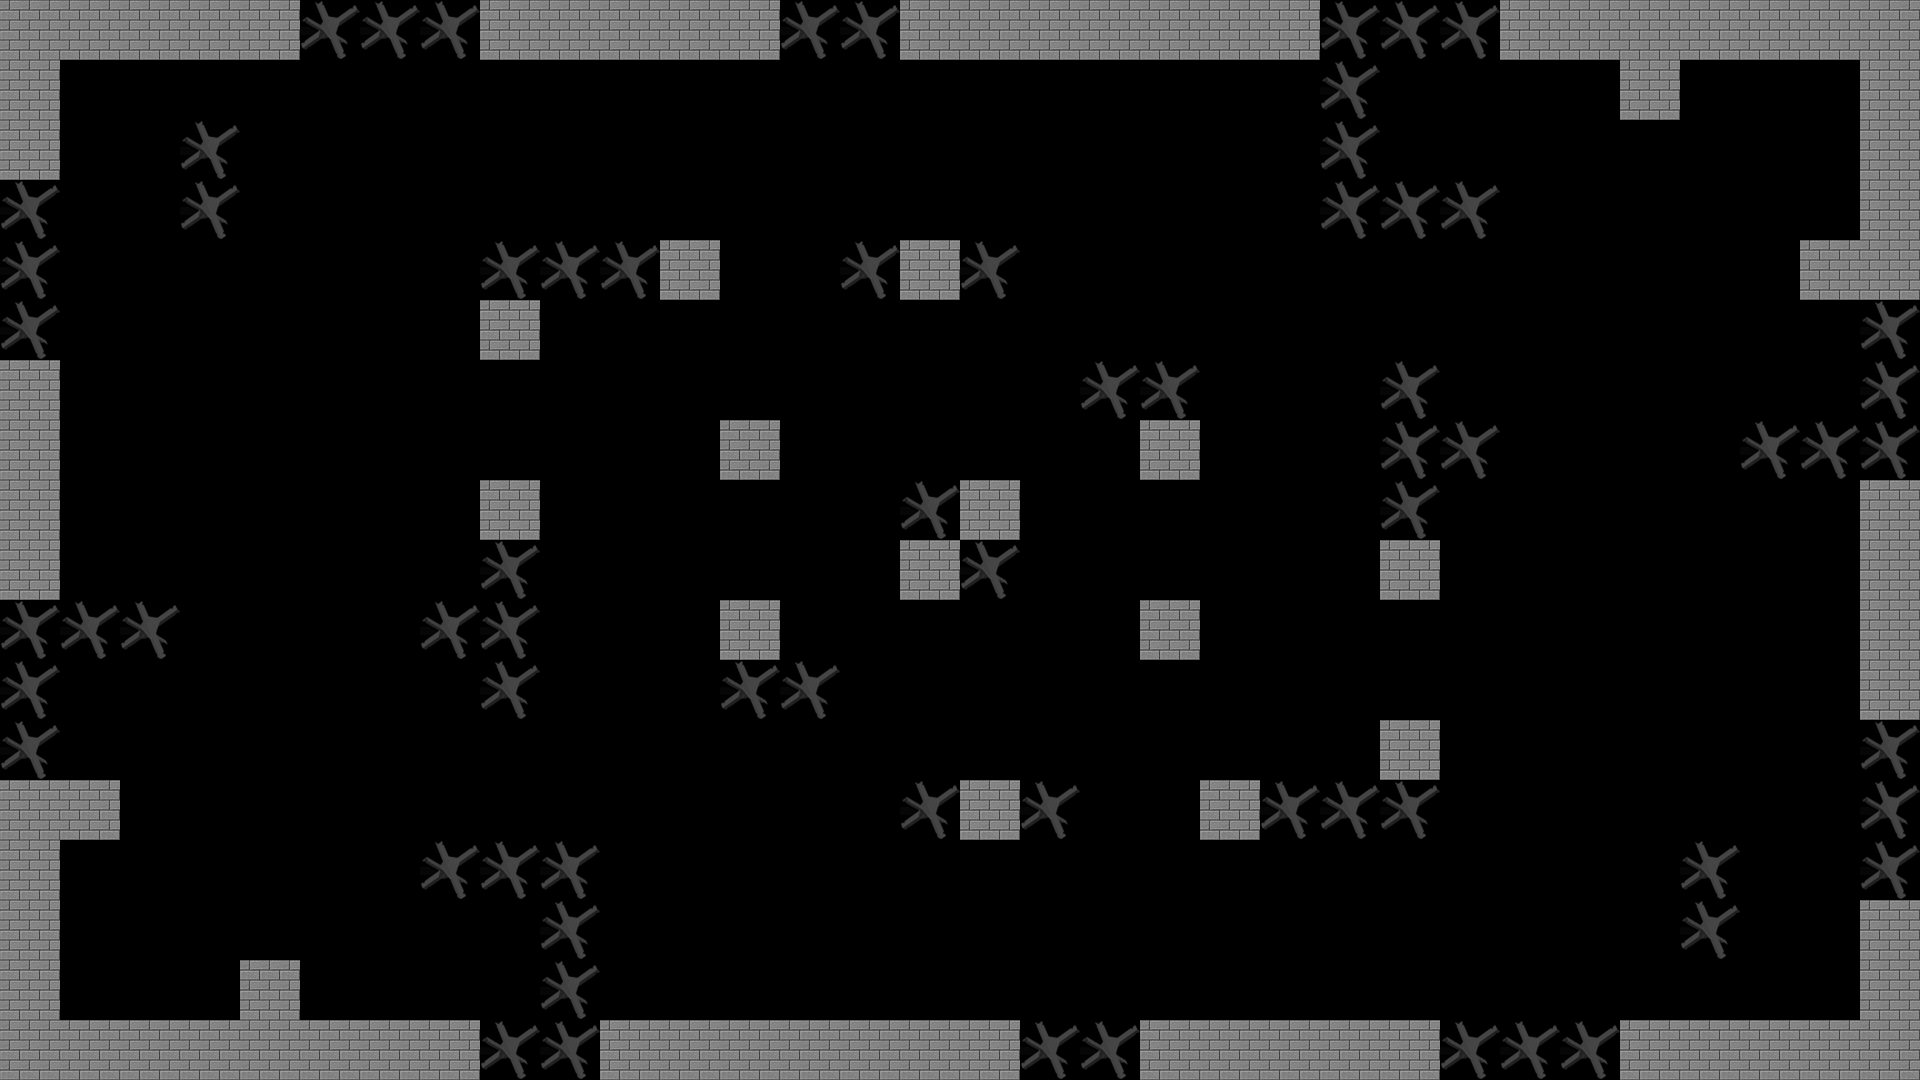

This game map was drawn from its Tiled (.tmx) file and the tilesets committed beside it. A one-line description and the full map source follow:
An orthogonal 32x18 tile map with 60x60 px tiles, 1 tile layer (TileLayer).

<map version="1.0" orientation="orthogonal" renderorder="right-down" width="32" height="18" tilewidth="60" tileheight="60" nextobjectid="1">
 <tileset firstgid="1" name="Walls" tilewidth="60" tileheight="60" tilecount="2" columns="0">
  <tile id="0">
   <image width="60" height="60" source="../../Resources/Images/ej.png" />
  </tile>
  <tile id="1">
   <image width="60" height="60" source="../../Resources/Images/wall.png" />
  </tile>
 </tileset>
 <imagelayer offsetx="-1.33333" offsety="1.33333">
  <image source="../../Resources/Images/Background/background2.bmp" width="1920" height="1080" />
 </imagelayer>
 <layer name="TileLayer" width="32" height="18">
  <data encoding="csv">
2,2,2,2,2,1,1,1,2,2,2,2,2,1,1,2,2,2,2,2,2,2,1,1,1,2,2,2,2,2,2,2,
2,0,0,0,0,0,0,0,0,0,0,0,0,0,0,0,0,0,0,0,0,0,1,0,0,0,0,2,0,0,0,2,
2,0,0,1,0,0,0,0,0,0,0,0,0,0,0,0,0,0,0,0,0,0,1,0,0,0,0,0,0,0,0,2,
1,0,0,1,0,0,0,0,0,0,0,0,0,0,0,0,0,0,0,0,0,0,1,1,1,0,0,0,0,0,0,2,
1,0,0,0,0,0,0,0,1,1,1,2,0,0,1,2,1,0,0,0,0,0,0,0,0,0,0,0,0,0,2,2,
1,0,0,0,0,0,0,0,2,0,0,0,0,0,0,0,0,0,0,0,0,0,0,0,0,0,0,0,0,0,0,1,
2,0,0,0,0,0,0,0,0,0,0,0,0,0,0,0,0,0,1,1,0,0,0,1,0,0,0,0,0,0,0,1,
2,0,0,0,0,0,0,0,0,0,0,0,2,0,0,0,0,0,0,2,0,0,0,1,1,0,0,0,0,1,1,1,
2,0,0,0,0,0,0,0,2,0,0,0,0,0,0,1,2,0,0,0,0,0,0,1,0,0,0,0,0,0,0,2,
2,0,0,0,0,0,0,0,1,0,0,0,0,0,0,2,1,0,0,0,0,0,0,2,0,0,0,0,0,0,0,2,
1,1,1,0,0,0,0,1,1,0,0,0,2,0,0,0,0,0,0,2,0,0,0,0,0,0,0,0,0,0,0,2,
1,0,0,0,0,0,0,0,1,0,0,0,1,1,0,0,0,0,0,0,0,0,0,0,0,0,0,0,0,0,0,2,
1,0,0,0,0,0,0,0,0,0,0,0,0,0,0,0,0,0,0,0,0,0,0,2,0,0,0,0,0,0,0,1,
2,2,0,0,0,0,0,0,0,0,0,0,0,0,0,1,2,1,0,0,2,1,1,1,0,0,0,0,0,0,0,1,
2,0,0,0,0,0,0,1,1,1,0,0,0,0,0,0,0,0,0,0,0,0,0,0,0,0,0,0,1,0,0,1,
2,0,0,0,0,0,0,0,0,1,0,0,0,0,0,0,0,0,0,0,0,0,0,0,0,0,0,0,1,0,0,2,
2,0,0,0,2,0,0,0,0,1,0,0,0,0,0,0,0,0,0,0,0,0,0,0,0,0,0,0,0,0,0,2,
2,2,2,2,2,2,2,2,1,1,2,2,2,2,2,2,2,1,1,2,2,2,2,2,1,1,1,2,2,2,2,2
</data>
 </layer>
</map>